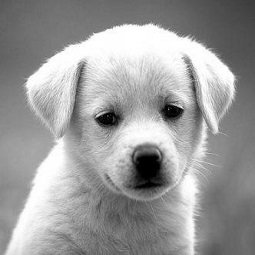
#> input picture FrequencyFilter/images/img4.jpg, 255 x 255 px, found by its file name
$ python Histogram_Equalization_Lowlevel.py
#> lines starting #> are read from the running program, lines starting #| are printed output that depends on the picture
import cv2
import numpy as np
from matplotlib import pyplot as plt
img = cv2.imread("./images/img4.jpg",0)
#> img is the input picture: shape (255, 255); min 0, max 255, mean 155.3
MN=img.size
#> MN = 65025
histr=cv2.calcHist([img],[0],None,[256],[0,256])
#> histr = 256 values, max 1366 at index 254, min 7 at index 39, mean 254
pr=histr[:,0]/MN
#> pr = 256 values, max 0.021 at index 254, min 0.000108 at index 39, mean 0.00391
s=255*np.cumsum(pr)
#> s = 256 values from 1.12 to 255
img_equalize=np.zeros(img.shape)
for i in range(255):
    img_equalize[img==i] = np.round(s[i])
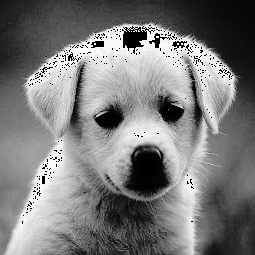
#> img_equalize: shape (255, 255) float64; min 0, max 250, mean 123.3
plt.figure(2)
plt.imshow(img_equalize,cmap='gray')
plt.figure(3)
plt.plot(s)
plt.show()
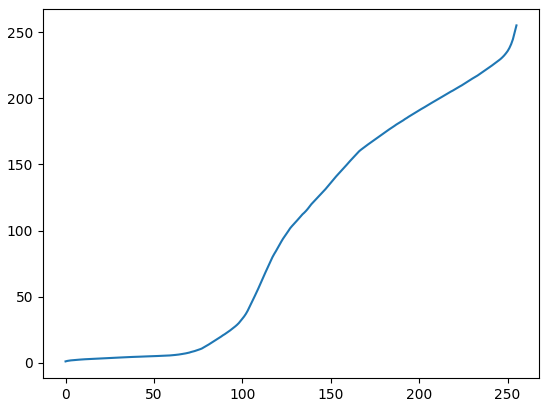
#> figure drawn by matplotlib, 1 panel; curve peaks at x = 255, y = 255

$ run again, with FrequencyFilter/images/img1.jpg copied over FrequencyFilter/images/img4.jpg
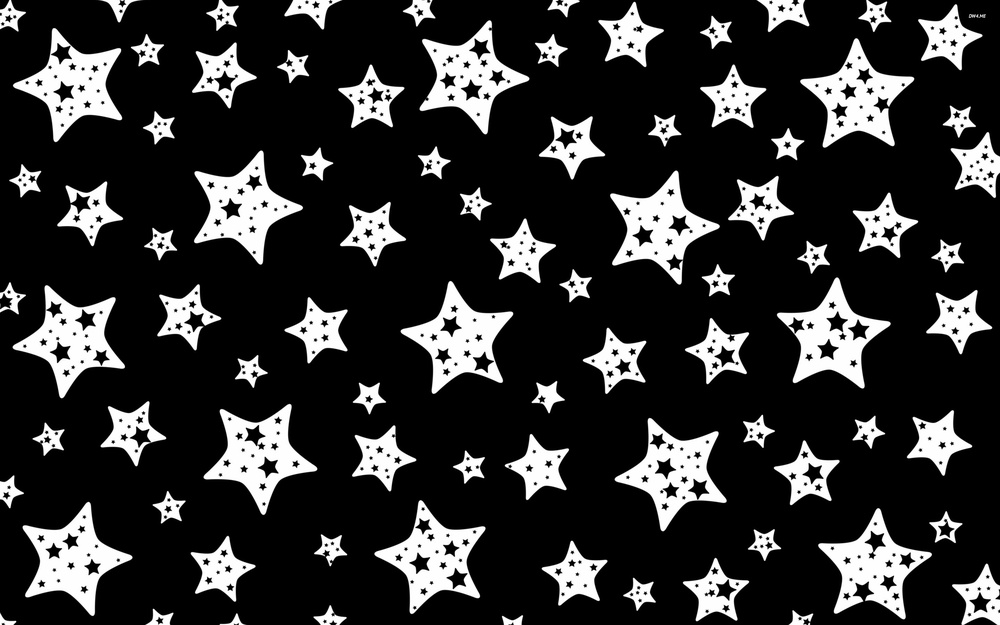
#> input picture FrequencyFilter/images/img1.jpg, 1000 x 625 px, shrunk from 2880 x 1800 before the run, found by its file name
#> img is the input picture: shape (625, 1000); min 0, max 255, mean 49.8
#> histr = 256 values, max 441125 at index 0, min 89 at index 170, mean 2441.4
#> pr = 256 values, max 0.706 at index 0, min 0.000142 at index 170, mean 0.00391
#> s = 256 values from 180 to 255
#> after the loop `for i in range(255):`:
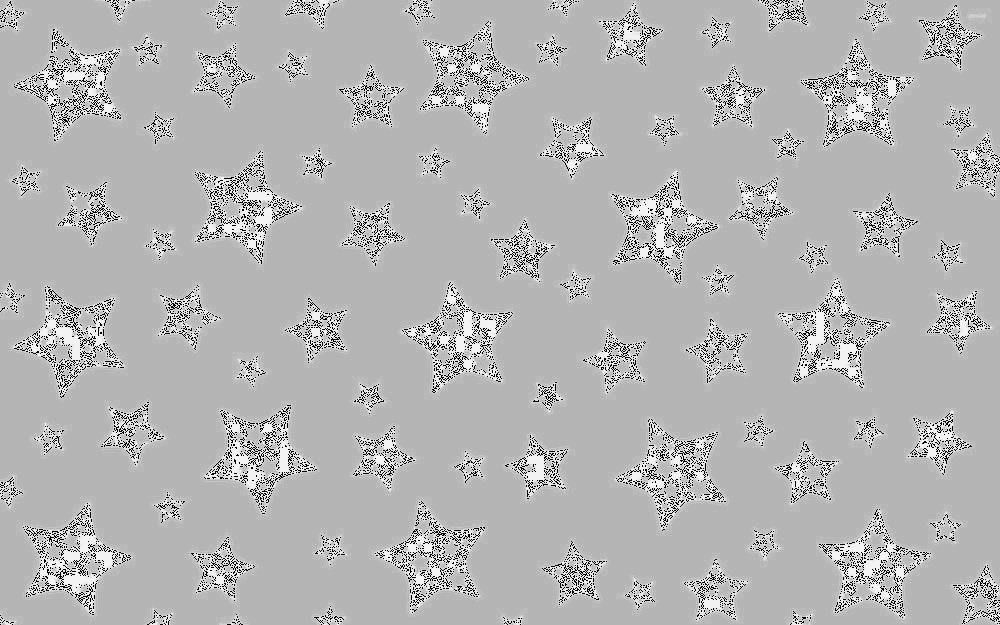
#> img_equalize: shape (625, 1000) float64; min 0, max 242, mean 178.9
#> `plt.show()`:
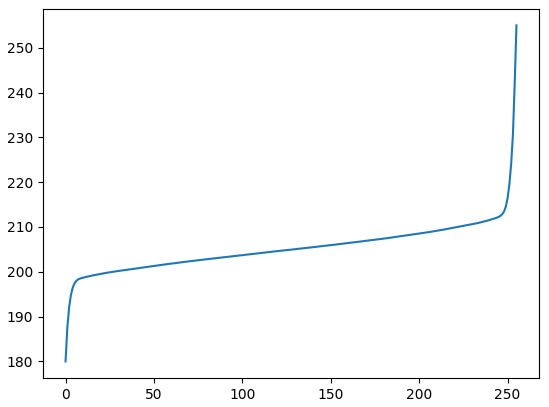
#> figure drawn by matplotlib, 1 panel; curve peaks at x = 255, y = 255
